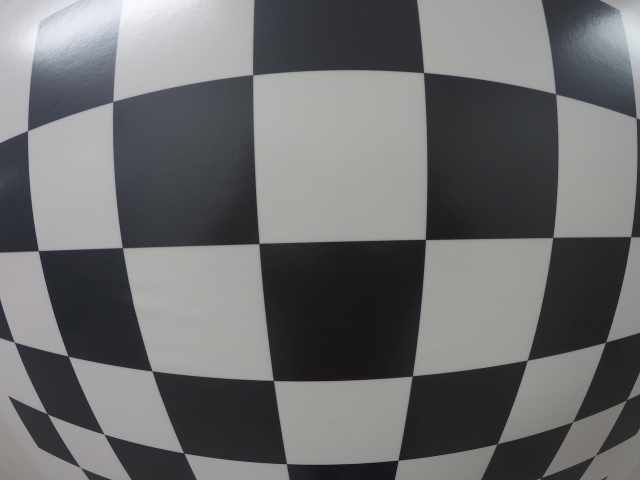
#> input picture computer-vision-notes-and-labs/camera_calibration_lab/test_image.jpg, 1280 x 960 px (shown at 1/2 size)
$ jupyter execute complete_camera_calibration.ipynb   (shell and % lines are left out)
#> lines starting #> are read from the running program, lines starting #| are printed output that depends on the picture; after the words box and inside, x2 and y2 are one past the last pixel; in counts of white or black regions, pixels touching at a corner belong together
Compelete Camera Calibration Example with OpenCV
===================

[cell 1]
import matplotlib
import matplotlib
matplotlib.use("Qt5Agg")
import matplotlib.pyplot as plt
import matplotlib.image as mpimg
import numpy as np
import cv2
import glob

[cell 2]
original_img = cv2.imread('test_image.jpg')
#> original_img is the input picture: shape (960, 1280, 3); mean B, G, R 110.7, 109.5, 109.1
original_img_size = (original_img.shape[1], original_img.shape[0])
#> original_img_size = (1280, 960)
plt.imshow(original_img)
plt.show()

[cell 3]
# termination criteria
criteria = (cv2.TERM_CRITERIA_EPS + cv2.TERM_CRITERIA_MAX_ITER,
            30, 0.001)
# Arrays to store object points and image points from all the images
objpoints = []  # 3D points in real world space
imgpoints = []  # 2D points in image plane

# Prepare object pionts, like(0, 0, 0), (1, 0, 0) , (2,0,0) ..,(6,5,0)
objp = np.zeros((6*8, 3), np.float32)
objp[:, :2] = np.mgrid[0:8, 0:6].T.reshape(-1, 2) # x, y coordinates

images = glob.glob('calibration/*.jpg')

[cell 4]
for fname in images:
    img = cv2.imread(fname)
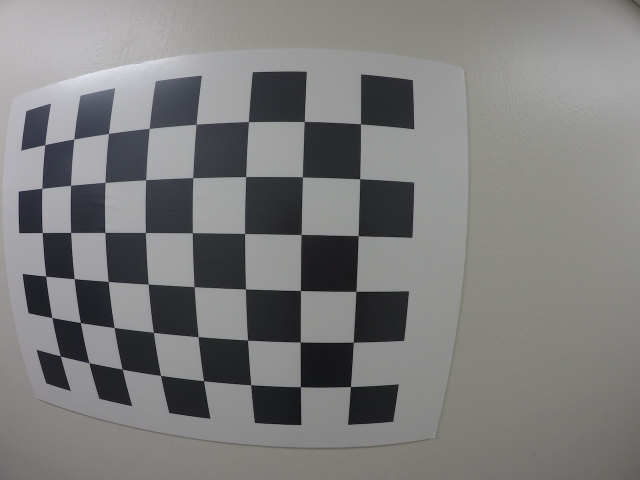
#> input picture computer-vision-notes-and-labs/camera_calibration_lab/calibration/cal01.jpg, 1280 x 960 px (shown at 1/2 size)
#> img is the input picture: shape (960, 1280, 3); mean B, G, R 124.2, 124.8, 124.9
    gray = cv2.cvtColor(img, cv2.COLOR_BGR2GRAY)

    # Find the chess board corners
    ret, corners = cv2.findChessboardCorners(gray, (8,6), None)
#> ret = True; corners = 48 rows, first 8: [90.28, 290.1], [148.4, 278.4], [217.5, 267.4], [298.7, 257.5], [392.7, 248.9], [497.2, 244], [609.2, 243.4], [721.5, 248.1]

    # If found, add object points, image points (after refining them)
    if ret == True:
        objpoints.append(objp)

        cv2.cornerSubPix(gray, corners, (11, 11), (-1, -1), criteria)
        imgpoints.append(corners)

        # Draw and display the corners
        img = cv2.drawChessboardCorners(img, (8,6), corners, ret)
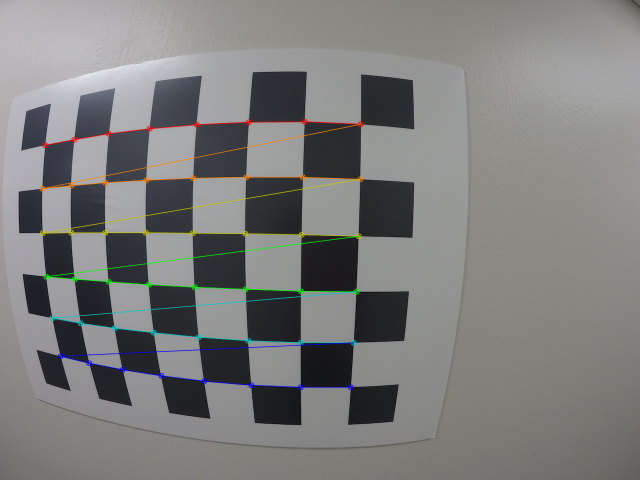
#> img: shape (960, 1280, 3) (shown at 1/2 size); 1.97% of pixels changed, all inside (x1, y1, x2, y2) = (78, 237, 728, 781)
        plt.imshow(img)
#> pass 2 of the loop `for fname in images:`:
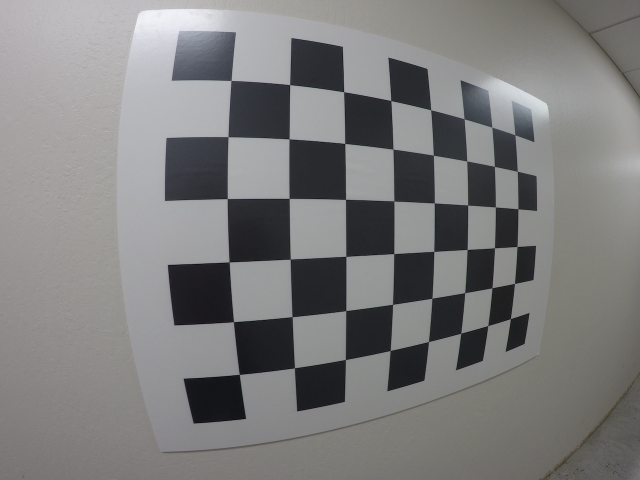
#> input picture computer-vision-notes-and-labs/camera_calibration_lab/calibration/cal02.jpg, 1280 x 960 px (shown at 1/2 size)
#> img is the input picture: shape (960, 1280, 3); mean B, G, R 124.7, 124.9, 125.1
#> corners = 48 rows, first 8: [462.6, 161.3], [579.9, 169.7], [687.9, 184.1], [782.3, 201.7], [862.1, 220.2], [928.7, 238.1], [984.4, 254.6], [1030.1, 270]
#> `img = cv2.drawChessboardCorners(img, (8,6), corners, ret)`:
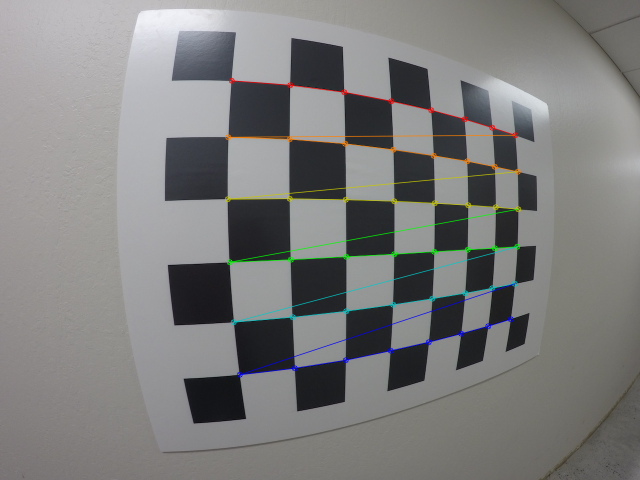
#> img: shape (960, 1280, 3) (shown at 1/2 size); 1.83% of pixels changed, all inside (x1, y1, x2, y2) = (449, 155, 1043, 756)
#> pass 3 of the loop `for fname in images:`:
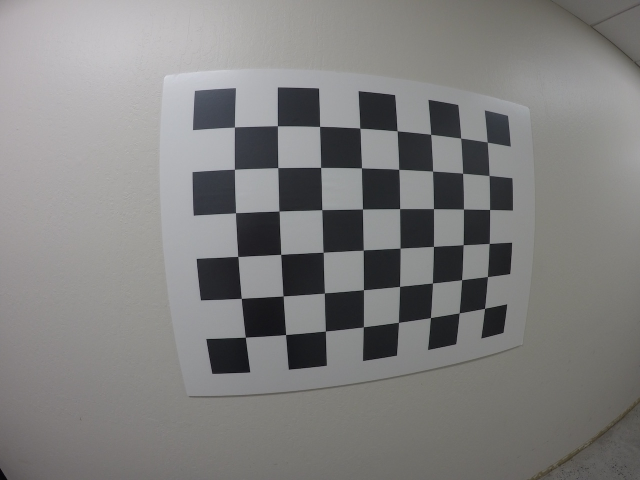
#> input picture computer-vision-notes-and-labs/camera_calibration_lab/calibration/cal03.jpg, 1280 x 960 px (shown at 1/2 size)
#> img is the input picture: shape (960, 1280, 3); mean B, G, R 126.8, 127.5, 128.1
#> corners = 48 rows, first 8: [469.4, 254.5], [555.3, 252.3], [639.7, 253.2], [720.3, 256.6], [794.7, 262.2], [861.9, 269], [922, 276.5], [974.9, 284.9]
#> `img = cv2.drawChessboardCorners(img, (8,6), corners, ret)`:
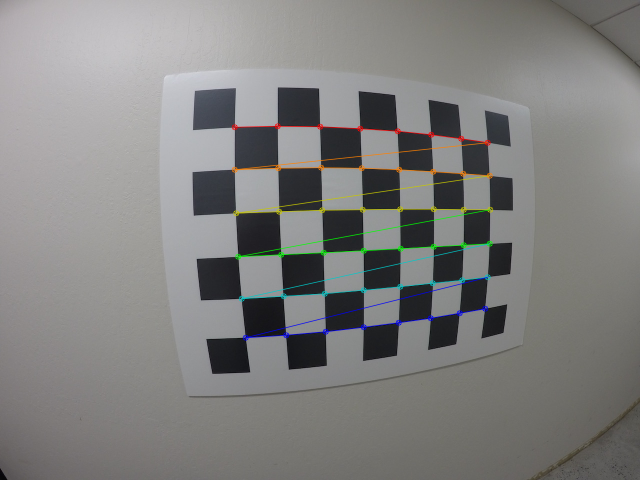
#> img: shape (960, 1280, 3) (shown at 1/2 size); 1.66% of pixels changed, all inside (x1, y1, x2, y2) = (463, 246, 987, 682)
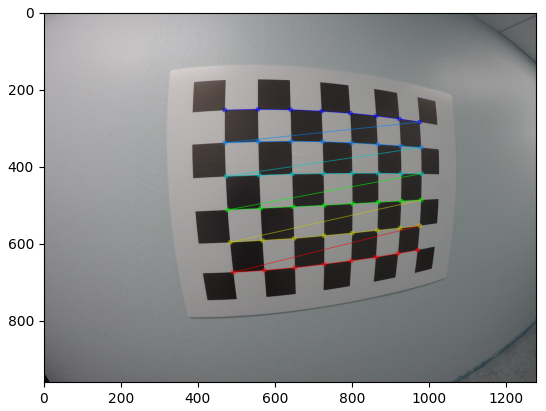
#> figure drawn by matplotlib, 1 panel; B, G, R data is drawn as R, G, B

[cell 5]
ret, mtx, dist, rvecs, tvecs = cv2.calibrateCamera(objpoints,
                                                   imgpoints,
                                                   original_img_size,
                                                   None,None)
#> ret = 0.384; mtx = [[553.4, 0, 647.3], [0, 553.9, 500.7], [0, 0, 1]]; dist = [[-0.238, 0.0733, -0.000909, 0.00139, -0.0112]]; rvecs = ([0.106, -0.0473, 0.0216], [0.0911, -0.319, -0.0257], [0.111, -0.182, -0.0387]); tvecs = ([-6.33, -2.37, 4.32], [-1.53, -2.8, 4], [-2.06, -2.83, 5.89])

## Undistort the image using ```cv2.undistort()``` with ```mtn``` and ```dist```

[cell 6]
dst = cv2.undistort(original_img, mtx, dist, None, mtx)
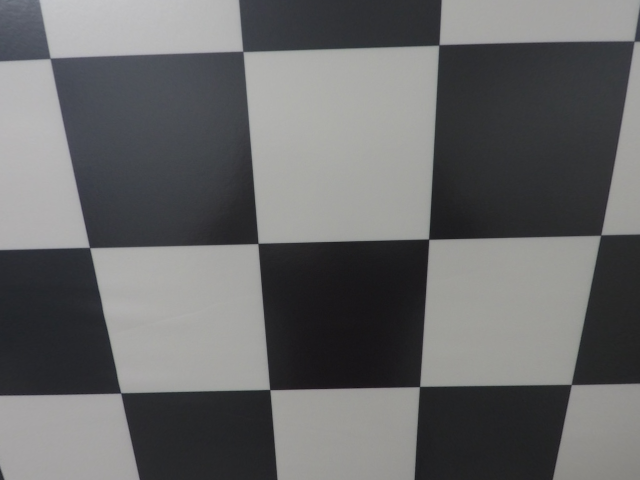
#> dst: shape (960, 1280, 3) (shown at 1/2 size); mean B, G, R 105.4, 104.6, 104.1
cv2.imwrite('undistorted.jpg',dst)
#> Out = True

[cell 7]
image_ = plt.imread('undistorted.jpg')
plt.imshow(image_)

[cell 8]
# Save the camera calibration result for later use
# (we won't worry about rvecs / tvecs)
import pickle
dist_pickle = {}
dist_pickle["mtx"] = mtx
dist_pickle["dist"] = dist
pickle.dump( dist_pickle,
            open( "dist_pickle.p", "wb" ))

[cell 9]
f, (ax1, ax2) = plt.subplots(1, 2, figsize=(20,10))
ax1.imshow(original_img)
ax1.set_title('Original Image', fontsize=30)
ax2.imshow(dst)
ax2.set_title('Undistorted Image', fontsize=30)
#> figure, not shown here; B, G, R data is drawn as R, G, B

[cell 10]
plt.imshow(image_)

## Define 4 source points(the outer 4 corners detected in the chessboard pattern)

[cell 11]
# Source image points
plt.imshow(image_)
plt.plot(1273, 88, '.')  # top right
plt.plot(1145, 761, '.')  # bottom right
plt.plot(240, 787, '.')  # bottom left
plt.plot(99, 116, '.')  # top left
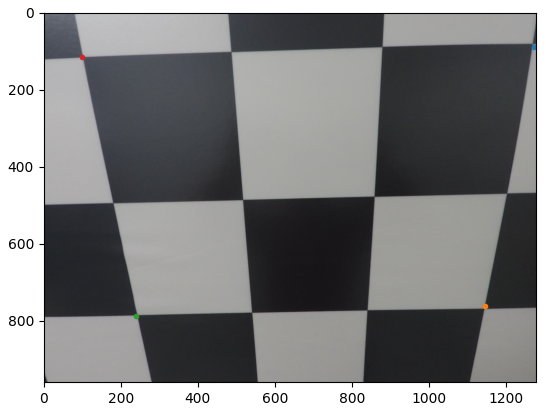
#> figure drawn by matplotlib, 1 panel

[cell 12]
# define perspective transform function
def warp(img):

    # Define calibration box in source (original) and destination
    # (desired or warped) coordinates

    rows, cols, ch = img.shape
#> rows = 960; cols = 1280; ch = 3

    # Four source coordinates
    src = np.float32(
                   [[1273, 88],
                    [1145, 761],
                    [240, 787],
                    [99, 116]])

    # Four desired coordinates
    dst = np.float32(
                    [[1145, 88],
                     [1145, 760],
                     [240, 787],
                     [240, 50]])

    # Compute the perspective transform, M
    M = cv2.getPerspectiveTransform(src, dst)

    # Could compute the inverse also by swapping the input
    # parameters
    Minv = cv2.getPerspectiveTransform(dst, src)

    # create warped image - Uses linear interpolation
    warped = cv2.warpPerspective(img, M , (rows, cols),
                                 flags=cv2.INTER_LINEAR)
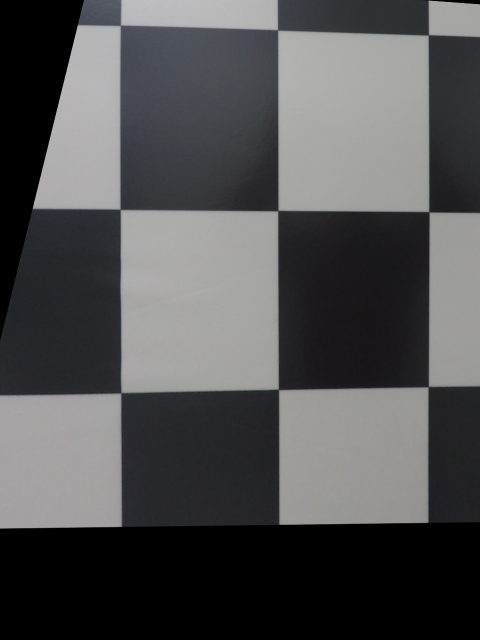
#> warped: shape (1280, 960, 3) (shown at 1/2 size); mean R, G, B 80.5, 80.7, 81.4

    return warped

[cell 13]
# Get perspective transform
warped_img = warp(image_)


# Visualize undistortion
f, (ax1, ax2) = plt.subplots(1, 2, figsize=(20,10))

ax1.set_title('Source image')
ax1.imshow(image_)

ax2.set_title('Warped image')
ax2.imshow(warped_img)

plt.show()
